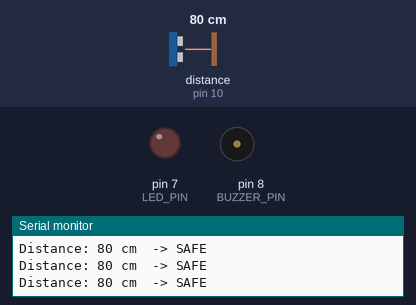
Bench run of a sketch on a simulated Arduino Uno, built with avr-gcc and run on an emulated ATmega328P. On the bench: output pins drawn as LEDs (lit = HIGH), buzzer (waves = sounding), the last lines printed to the serial monitor. Wiring (from diagram.json): ultrasonic range finder: trigger pin 9; echo pin 10. Inputs (shaded band) come from the test bench; at power-on: distance to the obstacle (sensor on pin 10) 80 cm. The echo pulse lasts 58.3 µs per cm; pins used as bus, display or sensor lines are not drawn.

Above: at 1.2 s.
1.3 s: distance to the obstacle (sensor on pin 10) set to 56 cm
2.8 s: distance to the obstacle (sensor on pin 10) set to 47 cm
At 4.1 s:
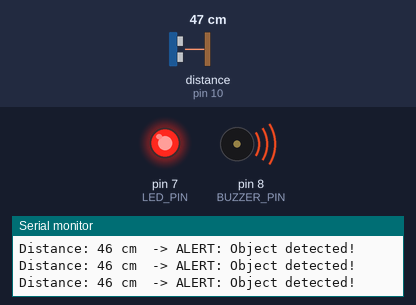
4.4 s: distance to the obstacle (sensor on pin 10) set to 60 cm
At 5.4 s:
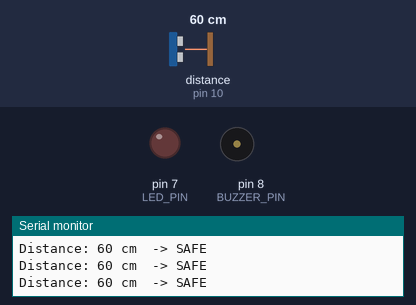
6.0 s: distance to the obstacle (sensor on pin 10) set to 2 cm
At 7.5 s:
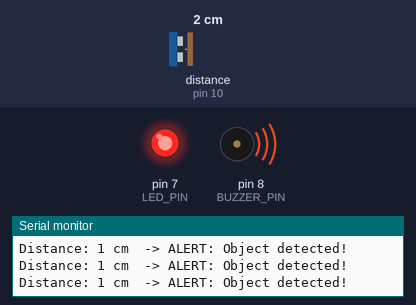
Timing chart, 0 to 8.5 s (numbered marks = the images above; inputs shaded):
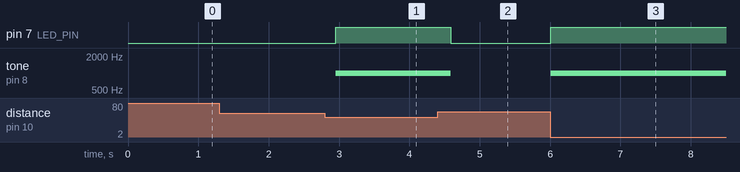

The sketch:

sketch.ino
```cpp
const int TRIG_PIN = 9;
const int ECHO_PIN = 10;

const int LED_PIN = 7;
const int BUZZER_PIN = 8;

// Change this value to configure the alert threshold.
const int ALERT_DISTANCE_CM = 50;

long readDistanceCm() {
  // Send a 10-microsecond trigger pulse.
  digitalWrite(TRIG_PIN, LOW);
  delayMicroseconds(2);

  digitalWrite(TRIG_PIN, HIGH);
  delayMicroseconds(10);
  digitalWrite(TRIG_PIN, LOW);

  // Measure the echo pulse.
  // Timeout prevents the program from waiting forever.
  unsigned long duration = pulseIn(ECHO_PIN, HIGH, 30000);

  if (duration == 0) {
    return -1;  // No valid echo received.
  }

  // HC-SR04 distance conversion:
  // distance in cm = echo time in microseconds / 58
  return duration / 58;
}

void setup() {
  pinMode(TRIG_PIN, OUTPUT);
  pinMode(ECHO_PIN, INPUT);

  pinMode(LED_PIN, OUTPUT);
  pinMode(BUZZER_PIN, OUTPUT);

  digitalWrite(TRIG_PIN, LOW);
  digitalWrite(LED_PIN, LOW);
  noTone(BUZZER_PIN);

  Serial.begin(9600);

  Serial.println("================================");
  Serial.println(" SECURITY PROXIMITY ALERT SYSTEM");
  Serial.println("================================");
  Serial.print("Alert threshold: ");
  Serial.print(ALERT_DISTANCE_CM);
  Serial.println(" cm");
}

void loop() {
  long distance = readDistanceCm();

  if (distance < 0) {
    digitalWrite(LED_PIN, LOW);
    noTone(BUZZER_PIN);

    Serial.println("Distance: No valid reading");
  }
  else {
    Serial.print("Distance: ");
    Serial.print(distance);
    Serial.print(" cm");

    if (distance <= ALERT_DISTANCE_CM) {
      digitalWrite(LED_PIN, HIGH);
      tone(BUZZER_PIN, 1000);

      Serial.println("  -> ALERT: Object detected!");
    }
    else {
      digitalWrite(LED_PIN, LOW);
      noTone(BUZZER_PIN);

      Serial.println("  -> SAFE");
    }
  }

  delay(200);
}
```

Measured:
- the behaviour switches between 52 and 51 cm on distance to the obstacle (sensor on pin 10) (found by bisection; images 0 and 1)
- after the input at 2.8 s, pin 7 (LED_PIN): LOW → HIGH after 0.15 s; tone on pin 8 (BUZZER_PIN): silent → 1000 Hz after 0.15 s
- after the input at 4.4 s, pin 7 (LED_PIN): HIGH → LOW after 0.19 s; tone on pin 8 (BUZZER_PIN): 1000 Hz → silent after 0.19 s
- after the input at 6.0 s, pin 7 (LED_PIN): LOW → HIGH at once; tone on pin 8 (BUZZER_PIN): silent → 1000 Hz at once
